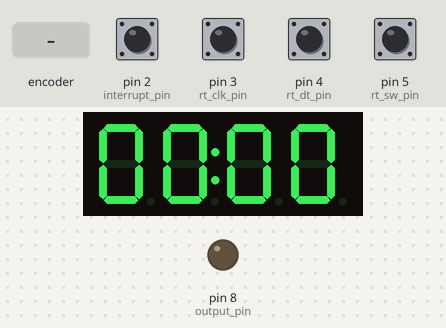
This sketch was run on a simulated Arduino Uno, built with avr-gcc and run on an emulated ATmega328P. Parts: 4-digit seven-segment display, output pins drawn as LEDs (lit = HIGH). The inputs (shaded band) are chosen by the test bench; at power-on: pin 3 (rt_clk_pin), pin 4 (rt_dt_pin), pin 5 (rt_sw_pin) HIGH, pin 2 (interrupt_pin) LOW.

Above: at 1.2 s.
1.3 s: rotary encoder on pin 3 (rt_clk_pin) / pin 4 (rt_dt_pin) turned 3 steps (first pin leading)
At 2.2 s:
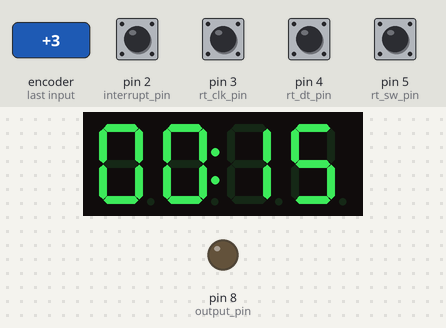
3.4 s: pin 2 (interrupt_pin) pulled HIGH for 0.15 s
At 4.2 s:
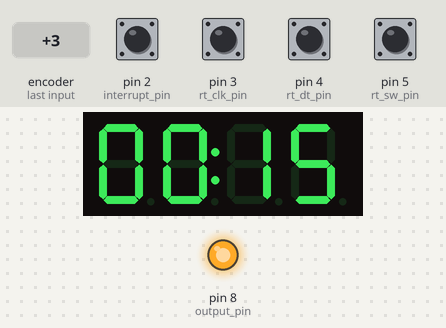
6.5 s: pin 2 (interrupt_pin) pulled HIGH for 1 s
At 7.0 s:
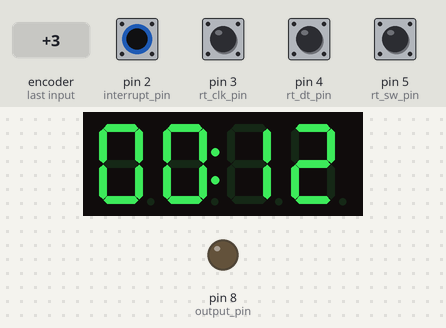
10.0 s: pin 2 (interrupt_pin) pulled HIGH for 3.2 s
At 10.9 s:
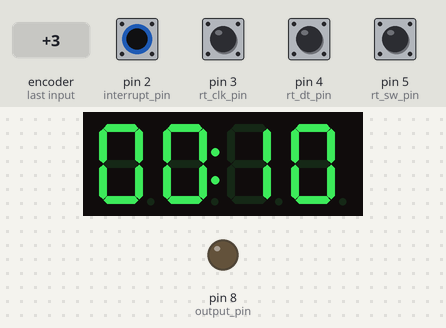
Timing chart, 0 to 14.7 s (numbered marks = the images above; inputs shaded):
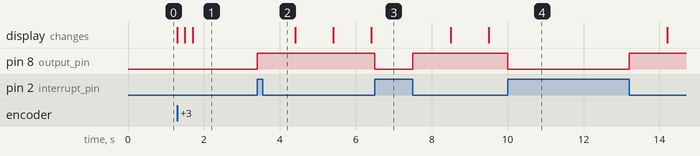

Measured:
- after the input at 1.3 s, the display: first changes at once (image 1 shows a later state)
- after the input at 3.4 s, pin 8 (output_pin): LOW → HIGH at once
- after the input at 6.5 s, pin 8 (output_pin): HIGH → LOW at once, → HIGH 1.0 s later
- after the input at 10.0 s, pin 8 (output_pin): HIGH → LOW at once, → HIGH 3.2 s later

The sketch:

uv_tardis_firmware.ino
```cpp
#include "GyverTM1637.h"
#define output_pin 8
#define rt_clk_pin 3
#define rt_dt_pin 4
#define rt_sw_pin 5
#define disp_clk_pin 6
#define disp_dio_pin 7
#define interrupt_pin 2

int rotation;
int value;
bool skip = false;
bool active = false;

int seconds = 0;
int new_seconds = 0;

unsigned long lastDebounceTime = 0;  // the last time the output pin was toggled
unsigned long debounceDelay = 300;    // the debounce time; increase if the output flickers

GyverTM1637 disp(disp_clk_pin, disp_dio_pin);

void setup() {
  Serial.begin (9600);
  pinMode(output_pin, OUTPUT);
  pinMode (rt_clk_pin,INPUT);
  pinMode (rt_dt_pin,INPUT);
  pinMode (rt_sw_pin,INPUT);
  pinMode (interrupt_pin,INPUT);
  rotation = digitalRead(rt_clk_pin);

  disp.clear();
  disp.brightness(7);  // яркость, 0 - 7 (минимум - максимум)
  displayTime(seconds);

  attachInterrupt(digitalPinToInterrupt(interrupt_pin), process_interrupt_debounced, HIGH);
}

void loop() {

  if (active){
    delay(1000);
    if(active) { //Check for the case interrupt has been triggered
      new_seconds--;
      if(new_seconds == 0){
        deactivate();
      }
    }
  }
  else {
    value = digitalRead(rt_clk_pin);
     if (value != rotation){ // we use the DT pin to find out which way we turning.

      if(skip){ //Skipping every other signal, cause that fucking selector sends 2 in 1 click
        skip = false;
      }
      else{
        skip = true;
        if (digitalRead(rt_dt_pin) != value) {  // Clockwise
          new_seconds += secondsStep(seconds);
        } else { //Counterclockwise
          new_seconds -= secondsStep(seconds-1);
          if(new_seconds < 0) new_seconds = 0;
        }
      }
   }
   rotation = value;

   if(!digitalRead(rt_sw_pin)){
     new_seconds = 0;
   }
  }

  if (seconds != new_seconds){
    seconds = new_seconds;
    displayTime(seconds);
  }
}

int secondsStep(int value){
  if (value < 0) return 0; //To prevent negative values
  if (value < 30) return 5;
  if (value < 120) return 10;
  if (value < 300) return 30;
  return 60;
}

void displayTime(int value){
  int minutesToDisplay = value / 60;
  int secondsToDisplay = value % 60;

  int digit0 = minutesToDisplay / 10;
  int digit1 = minutesToDisplay % 10;
  int digit2 = secondsToDisplay / 10;
  int digit3 = secondsToDisplay % 10;

  disp.clear();
  disp.display(digit0, digit1, digit2, digit3);
  disp.point(true);
}

void activate(){
  active = true;
  digitalWrite(output_pin, 1);
}
void deactivate(){
  active = false;
  digitalWrite(output_pin, 0);
}

void switch_state(){
  if(!active && seconds > 0) activate();
  else if (active) deactivate();
}

void process_interrupt_debounced(){
  if(millis() - lastDebounceTime > debounceDelay){
    switch_state();
    lastDebounceTime = millis();
  }
}
```
